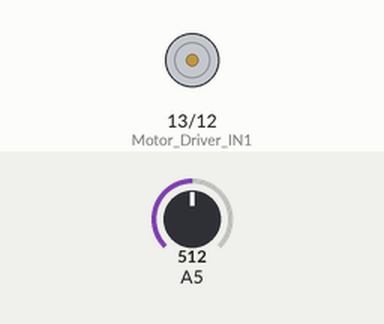
This sketch was run on a simulated Arduino Uno, built with avr-gcc and run on an emulated ATmega328P. On the bench: motor-driver pin pairs drawn as motors (green arrow = first pin HIGH = forward, orange = second pin HIGH = backward, longer = more drive). The test bench sets the inputs (shaded band); at power-on: A5 = 512. What the sketch prints to the serial monitor is not drawn.

Above: at 1.8 s.
1.9 s: A5 set to 960
4.5 s: A5 set to 983
At 6.2 s:
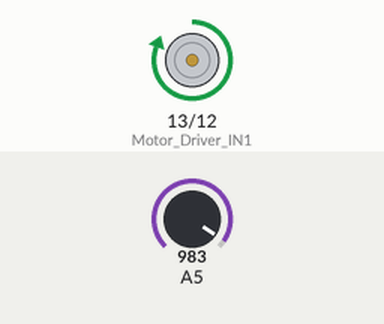
6.5 s: A5 set to 900
At 8.0 s:
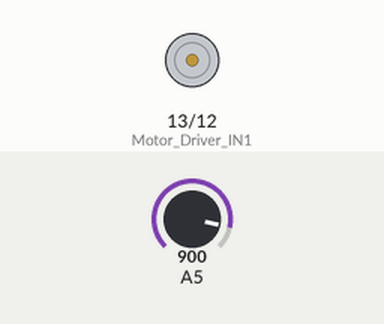
8.5 s: A5 set to 1023
At 9.6 s:
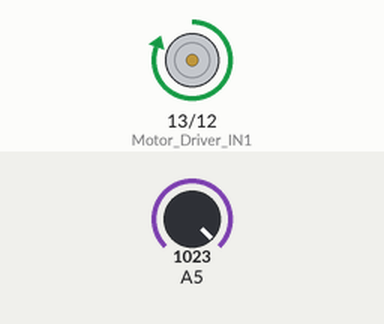
Timing chart, 0 to 11.5 s (numbered marks = the images above; inputs shaded):
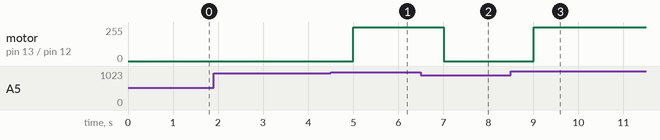

Measured:
- the behaviour switches between 975 and 976 on A5 (found by bisection; images 0 and 1)
- after the input at 1.9 s, every drawn part: stays the same
- after the input at 4.5 s, motor on pin 13 (Motor_Driver_IN1) / pin 12 (Motor_Driver_IN2): stopped → forward 255/255 after 0.50 s
- after the input at 6.5 s, motor on pin 13 (Motor_Driver_IN1) / pin 12 (Motor_Driver_IN2): forward 255/255 → stopped after 0.51 s
- after the input at 8.5 s, motor on pin 13 (Motor_Driver_IN1) / pin 12 (Motor_Driver_IN2): stopped → forward 255/255 after 0.51 s

The sketch:

moisture_cactus.ino
```cpp
int soilMoistureValue = 0;
int percentage = 0;

void setup() {
  pinMode(12, OUTPUT);   // Motor Driver IN2
  pinMode(13, OUTPUT);   // Motor Driver IN1
  Serial.begin(9600);    // Start Serial Monitor
}

void loop() {
  // Read moisture value from sensor
  soilMoistureValue = analogRead(A5);

  // Convert raw sensor value to moisture percentage
  percentage = map(soilMoistureValue, 490, 1023, 100, 0);

  // Display moisture reading
  Serial.print("Soil Moisture (%): ");
  Serial.println(percentage);

  // Cactus-specific moisture thresholds
  if (percentage < 10) {
    Serial.println("Extremely Dry (<10%) - Pump ON");
    digitalWrite(13, HIGH);
    digitalWrite(12, LOW);
  }
  else if (percentage >= 10 && percentage <= 30) {
    Serial.println("Optimal Moisture (10–30%) - Pump OFF");
    digitalWrite(13, LOW);
    digitalWrite(12, LOW);
  }
  else if (percentage > 30) {
    Serial.println("Too Wet (>30%) - Pump OFF");
    digitalWrite(13, LOW);
    digitalWrite(12, LOW);
  }

  delay(1000);
}
```
